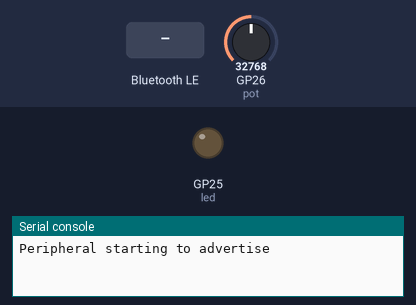
The program below on a simulated Raspberry Pi Pico running MicroPython. Shown: output pins drawn as LEDs (lit = HIGH), the last lines printed to the serial console. Dashed ring = blinking. Inputs (shaded band) come from the test bench; at power-on: GP26 (pot) = 32768 (analog values on the 0–65535 scale). Nothing arrives over Bluetooth unless stated.

Above: at 1.2 s.
1.3 s: "1" written over Bluetooth
At 1.6 s:
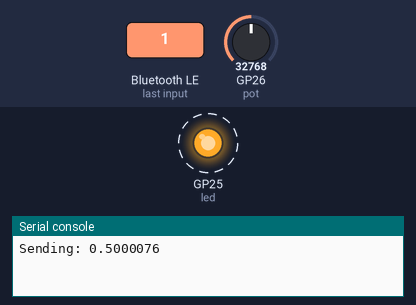
Timing chart, 0 to 10.3 s (numbered marks = the images above; inputs shaded):
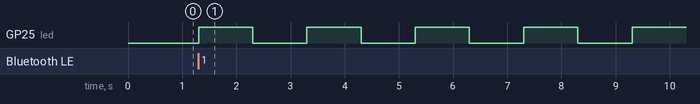

Measured:
- after the input at 1.3 s, GP25 (led): alternates HIGH for 1.0 s and LOW for 1.0 s, starting at once

The program:

pico_per_pot.py
```python
import aioble
import bluetooth
import asyncio
import struct
import json
from machine import Pin
from picozero import Pot

led = Pin("LED", Pin.OUT)
pot = Pot(26)

connected = False

with open("uuids.json", mode="r", encoding="utf-8") as read_file:
    uuids_data = json.load(read_file)

IAM = "Peripheral"
BLE_NAME = f"{IAM}"
MESSAGE = f"Hello from {IAM}!"
BLE_SVC_UUID = bluetooth.UUID(uuids_data["service"])
BLE_CHARACTERISTIC_UUID = bluetooth.UUID(uuids_data["characteristic"])
BLE_APPEARANCE = 0x0300
BLE_ADVERTISING_INTERVAL = 2000
BLE_SCAN_LENGTH = 5000
BLE_INTERVAL = 30000
BLE_WINDOW = 30000

def encode_message(message):
    """ Encode a message to bytes """
    return message.encode('utf-8')

def decode_message(message):
    """ Decode a message from bytes """
    return message.decode('utf-8')

async def blink_led_task():
    global connected
    toggle = True
    while True:
        led.value(toggle)
        toggle = not toggle
        blink = 1000 if connected else 250
        await asyncio.sleep_ms(blink)

async def send_data_task(connection, characteristic):
    """Send data to the central device."""
    global message_count
    while True:
        message = f"{pot.value}"
        print(f"Sending: {message}")

        try:
            msg = encode_message(message)
            characteristic.write(msg)  # Peripheral writes data here
            await asyncio.sleep(1)
        except Exception as e:
            print(f"Error while sending data: {e}")
            continue

async def run_peripheral_mode():
    global connected
    """ Run the peripheral mode """

    # Set up the Bluetooth service and characteristic
    ble_service = aioble.Service(BLE_SVC_UUID)
    characteristic = aioble.Characteristic(
        ble_service,
        BLE_CHARACTERISTIC_UUID,
        read=True,
        notify=True,
        write=True,
        capture=True,
    )
    aioble.register_services(ble_service)

    print(f"{BLE_NAME} starting to advertise")

    while True:
        async with await aioble.advertise(
            BLE_ADVERTISING_INTERVAL,
            name=BLE_NAME,
            services=[BLE_SVC_UUID],
            appearance=BLE_APPEARANCE) as connection:
            connected = True
            print(f"{BLE_NAME} connected to another device: {connection.device}")

            tasks = [
                asyncio.create_task(send_data_task(connection, characteristic)),
                asyncio.create_task(blink_led_task())
            ]
            await asyncio.gather(*tasks)
            print(f"{IAM} disconnected")
            connected = False
            break

asyncio.run(run_peripheral_mode())
```
